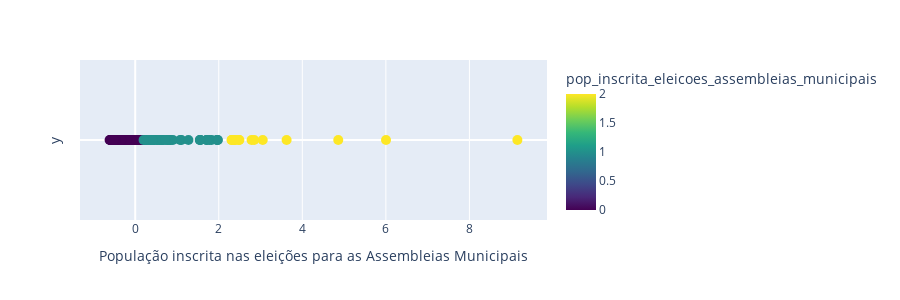

Write notebook code for a chart like this one.
### Code cell
clustered_df = aplicar_kmeans(only_municipalities_df,3,nome_cluster='pop_inscrita_eleicoes_assembleias_municipais')
save_clustered_df_to_csv(clustered_df,"csv_files/", "2_População inscrita nas eleições para as Assembleias Municipais.csv")

### Figure 1 — Plotly figure (JSON) as saved in the notebook; plotly's stock layout.template omitted (floating-point values rounded to 4 significant figures; data arrays with more than 128 entries replaced by an {"elided": "..."} marker saying what was removed)
{"data": [{"customdata": {"elided": "308x3 mixed values"}, "hovertemplate": "valor=%{x}<br>y=%{y}<br>local=%{customdata[0]}<br>codigo=%{customdata[1]}<br>População inscrita nas eleições para as Assembleias Municipais=%{customdata[2]}<br>pop_inscrita_eleicoes_assembleias_municipais=%{marker.color}<extra></extra>", "legendgroup": "", "marker": {"color": {"elided": "308 int values"}, "coloraxis": "coloraxis", "size": 10, "symbol": "circle"}, "mode": "markers", "name": "", "orientation": "v", "showlegend": false, "type": "scatter", "x": {"elided": "308 float values"}, "xaxis": "x", "y": {"elided": "308 int values"}, "yaxis": "y"}], "layout": {"coloraxis": {"colorbar": {"title": {"text": "pop_inscrita_eleicoes_assembleias_municipais"}}, "colorscale": [[0, "#440154"], [0.1111, "#482878"], [0.2222, "#3e4989"], [0.3333, "#31688e"], [0.4444, "#26828e"], [0.5556, "#1f9e89"], [0.6667, "#35b779"], [0.7778, "#6ece58"], [0.8889, "#b5de2b"], [1, "#fde725"]]}, "height": 300, "legend": {"tracegroupgap": 0}, "margin": {"t": 60}, "xaxis": {"anchor": "y", "domain": [0, 1], "title": {"text": "População inscrita nas eleições para as Assembleias Municipais"}}, "yaxis": {"anchor": "x", "domain": [0, 1], "showgrid": false, "showticklabels": false, "title": {"text": "y"}}}}
